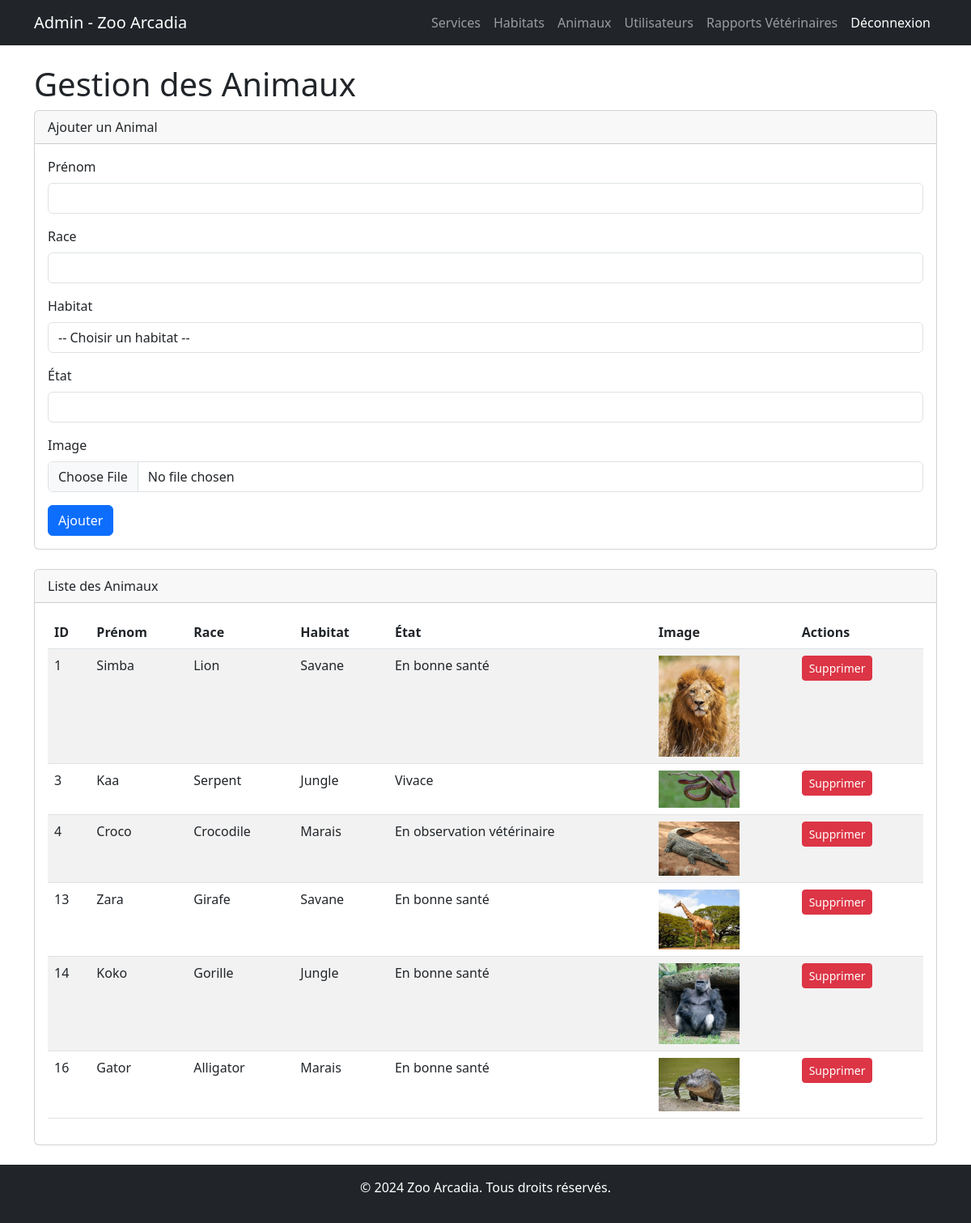
The page /admin/admin_animals.php (signed in) on the database its author committed.
### tables this page shows
CREATE TABLE `animal` (
  `id` int(11) NOT NULL,
  `prenom` varchar(50) DEFAULT NULL,
  `race` varchar(50) DEFAULT NULL,
  `habitat_id` int(11) DEFAULT NULL,
  `etat` text DEFAULT NULL,
  `image_url` varchar(255) DEFAULT NULL
);

CREATE TABLE `habitat` (
  `id` int(11) NOT NULL,
  `nom` varchar(50) NOT NULL,
  `description` text DEFAULT NULL,
  `image_url` varchar(255) DEFAULT NULL
);

### admin/admin_animals.php (the view, shortened to what this page needs)
<?php
include '../php/connection.php';
$query_animals = $pdo->query("SELECT animal.*, habitat.nom AS habitat_nom FROM animal INNER JOIN habitat ON animal.habitat_id = habitat.id");
$animals = $query_animals->fetchAll(PDO::FETCH_ASSOC);
?>
<!DOCTYPE html>
<html lang="fr">
<head>
    <link href="https://cdn.jsdelivr.net/npm/bootstrap@5.3.0-alpha1/dist/css/bootstrap.min.css" rel="stylesheet">
</head>
<body>
    <nav class="navbar navbar-expand-lg navbar-dark bg-dark">
        <div class="container">
            <a class="navbar-brand" href="admin_dashboard.php">Admin - Zoo Arcadia</a>
            <div class="collapse navbar-collapse">
                <ul class="navbar-nav ms-auto">
                    <li class="nav-item"><a class="nav-link" href="admin_services.php">Services</a></li>
                    <li class="nav-item"><a class="nav-link" href="admin_habitats.php">Habitats</a></li>
                    <li class="nav-item"><a class="nav-link" href="admin_animals.php">Animaux</a></li>
                    <li class="nav-item"><a class="nav-link" href="admin_users.php">Utilisateurs</a></li>
					<li class="nav-item"><a class="nav-link" href="admin_reports.php">Rapports Vétérinaires</a></li>
                    <li class="nav-item"><a class="nav-link btn btn-danger text-white" href="../logout.php">Déconnexion</a></li>
                </ul>
            </div>
        </div>
    </nav>
    <div class="container mt-4">
        <h1>Gestion des Animaux</h1>
        <div class="card mb-4">
            <div class="card-header">Ajouter un Animal</div>
            <div class="card-body">
                <form action="admin_animals.php" method="POST" enctype="multipart/form-data">
                    <div class="mb-3">
                        <label for="prenom" class="form-label">Prénom</label>
                        <input type="text" class="form-control" id="prenom" name="prenom" required>
                    </div>
                    <div class="mb-3">
                        <label for="race" class="form-label">Race</label>
                        <input type="text" class="form-control" id="race" name="race" required>
                    </div>
                    <div class="mb-3">
                        <label for="habitat_id" class="form-label">Habitat</label>
                        <select class="form-control" id="habitat_id" name="habitat_id" required>
                            <option value="">-- Choisir un habitat --</option>
                        </select>
                    </div>
                    <div class="mb-3">
                        <label for="etat" class="form-label">État</label>
                        <input type="text" class="form-control" id="etat" name="etat" required>
                    </div>
                    <div class="mb-3">
                        <label for="image" class="form-label">Image</label>
                        <input type="file" class="form-control" id="image" name="image">
                    </div>
                    <button type="submit" name="add_animal" class="btn btn-primary">Ajouter</button>
                </form>
            </div>
        </div>
        <div class="card">
            <div class="card-header">Liste des Animaux</div>
            <div class="card-body">
                <table class="table table-striped">
                    <thead>
                        <tr>
                            <th>ID</th>
                            <th>Prénom</th>
                            <th>Race</th>
                            <th>Habitat</th>
                            <th>État</th>
                            <th>Image</th>
                            <th>Actions</th>
                        </tr>
                    </thead>
                    <tbody>
                        <?php foreach ($animals as $animal): ?>
                            <tr>
                                <td><?= $animal['id'] ?></td>
                                <td><?= htmlspecialchars($animal['prenom']) ?></td>
                                <td><?= htmlspecialchars($animal['race']) ?></td>
                                <td><?= htmlspecialchars($animal['habitat_nom']) ?></td>
                                <td><?= htmlspecialchars($animal['etat']) ?></td>
                                <td>
                                    <?php if ($animal['image_url']): ?>
                                        <img src="../<?= $animal['image_url'] ?>" alt="Image" width="100">
                                    <?php else: ?>
                                        Aucun
                                    <?php endif; ?>
                                </td>
                                <td>
                                    <a href="admin_animals.php?delete_id=<?= $animal['id'] ?>" class="btn btn-danger btn-sm" onclick="return confirm('Voulez-vous vraiment supprimer cet animal ?')">Supprimer</a>
                                </td>
                            </tr>
                        <?php endforeach; ?>
                    </tbody>
                </table>
            </div>
        </div>
    </div>
    <footer class="bg-dark text-center text-white py-3 mt-4">
        <p>&copy; 2024 Zoo Arcadia. Tous droits réservés.</p>
    </footer>
</body>
</html>

### rows shown on the page
animal: id "1", prenom "Simba", race "Lion", habitat.nom "Savane", etat "En bonne santé", image_url (picture)
animal: id "3", prenom "Kaa", race "Serpent", habitat.nom "Jungle", etat "Vivace", image_url (picture)
animal: id "4", prenom "Croco", race "Crocodile", habitat.nom "Marais", etat "En observation vétérinaire", image_url (picture)
animal: id "13", prenom "Zara", race "Girafe", habitat.nom "Savane", etat "En bonne santé", image_url (picture)
animal: id "14", prenom "Koko", race "Gorille", habitat.nom "Jungle", etat "En bonne santé", image_url (picture)
animal: id "16", prenom "Gator", race "Alligator", habitat.nom "Marais", etat "En bonne santé", image_url (picture)
